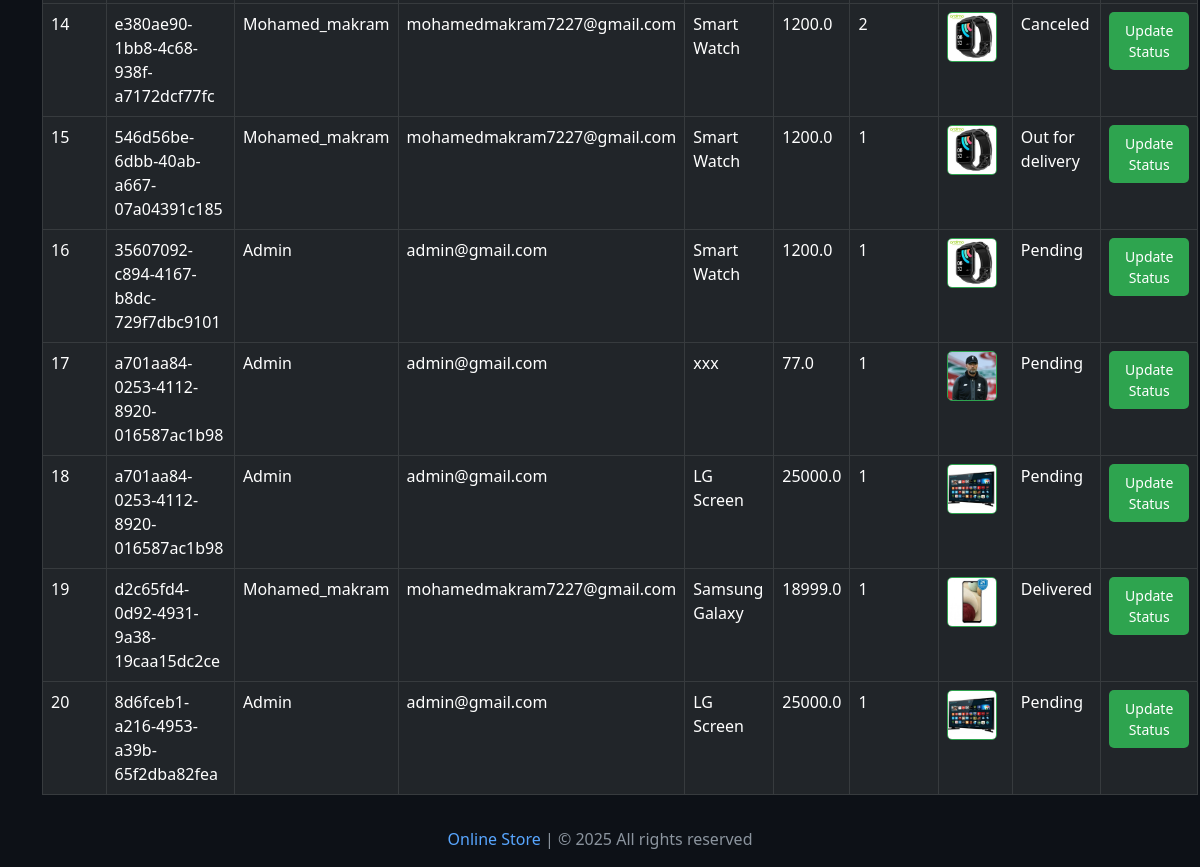
Page /view-orders (signed in, lower part) on the earlier database version.
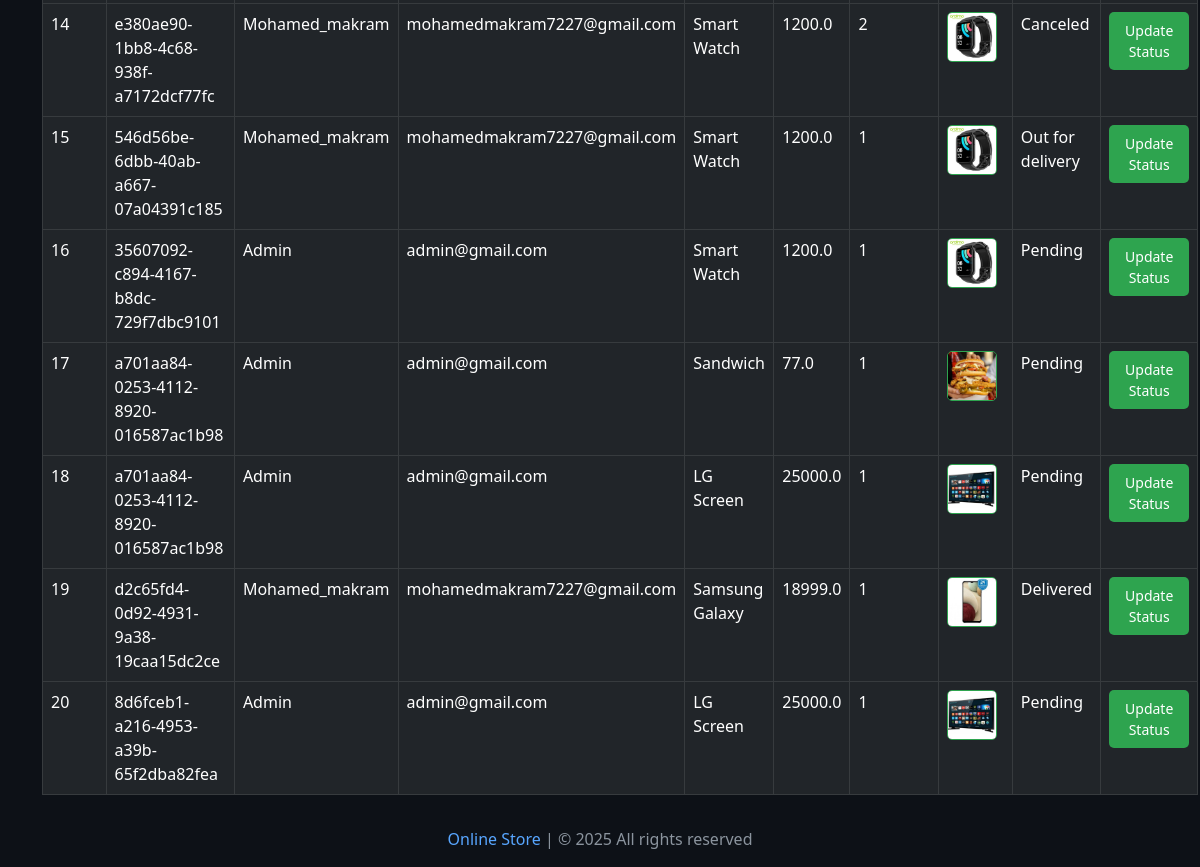
Same page on the later database version.
### website/models.py (models this page shows, shortened)
class Order(db.Model):
    id = db.Column(db.Integer, primary_key=True)
    quantity = db.Column(db.Integer, nullable=False)
    price = db.Column(db.Float, nullable=False)
    status = db.Column(db.String(100), nullable=False)
    payment_id = db.Column(db.String(1000), nullable=False)
    customer_link = db.Column(db.Integer, db.ForeignKey('customer.id'), nullable=False)
    product_link = db.Column(db.Integer, db.ForeignKey('product.id'), nullable=False)

class Product(db.Model):
    id = db.Column(db.Integer, primary_key=True)
    product_name = db.Column(db.String(100), nullable=False)
    current_price = db.Column(db.Float, nullable=False)
    previous_price = db.Column(db.Float, nullable=False)
    in_stock = db.Column(db.Integer, nullable=False)
    product_picture = db.Column(db.String(1000), nullable=False)
    flash_sale = db.Column(db.Boolean, default=False)
    date_added = db.Column(db.DateTime, default=datetime.utcnow)
    carts = db.relationship('Cart', backref=db.backref('product', lazy=True))
    orders = db.relationship('Order', backref=db.backref('product', lazy=True))

class Customer(db.Model, UserMixin):
    id = db.Column(db.Integer, primary_key=True)
    email = db.Column(db.String(100), unique=True)
    username = db.Column(db.String(100))
    password_hash = db.Column(db.String(150))
    date_joined = db.Column(db.DateTime(), default=datetime.utcnow)
    cart_items = db.relationship('Cart', backref=db.backref('customer', lazy=True))
    orders = db.relationship('Order', backref=db.backref('customer', lazy=True))
    @property
    def password(self):
        raise AttributeError('Password is not a readable Attribute')

### website/admin.py (the view)
@admin.route('/view-orders')
@login_required
def order_view():
    if current_user.id == 1:
        orders = Order.query.all()
        return render_template('view_orders.html', orders=orders)
    return render_template('404.html')

### website/__init__.py (called while the page is built)
def create_app():
    app = Flask(__name__)
    app.config['SECRET_KEY'] = 'hbnwdvbn ajnbsjn ahe'
    app.config['SQLALCHEMY_DATABASE_URI'] = f'sqlite:///{DB_NAME}'
    db.init_app(app)
    @app.errorhandler(404)
    def page_not_found(error):
        return render_template('404.html')
    login_manager = LoginManager()
    login_manager.init_app(app)
    login_manager.login_view = 'auth.login'
    @login_manager.user_loader
    def load_user(id):
        return Customer.query.get(int(id))
    from .views import views
    from .auth import auth
    from .admin import admin
    from .models import Customer, Cart, Product, Order
    app.register_blueprint(views, url_prefix='/') # localhost:5000/about-us
    app.register_blueprint(auth, url_prefix='/') # localhost:5000/auth/change-password
    app.register_blueprint(admin, url_prefix='/')
    return app

### website/templates/view_orders.html (shortened to what this page needs)
{% extends 'base.html' %}
{% block body %}
<div class="container mt-5">
    <table class="table table-dark table-hover table-bordered">
        <tbody>
            {% for order in orders %}
            <tr>
                <td>{{ order.id }}</td>
                <td>{{ order.payment_id }}</td>
                <td>{{ order.customer.username }}</td>
                <td>{{ order.customer.email }}</td>
                <td>{{ order.product.product_name }}</td>
                <td>{{ order.price }}</td>
                <td>{{ order.quantity }}</td>
                <td>
                    <img src="{{ order.product.product_picture }}" alt="Product Image"
                         style="height: 50px; width: 50px; border-radius: 5px; object-fit: cover;">
                </td>
                <td>{{ order.status }}</td>
                <td>
                    <a href="/update-order/{{ order.id }}" class="btn btn-custom">Update Status</a>
                </td>
            </tr>
            {% endfor %}
        </tbody>
    </table>
</div>
{% endblock %}

Differences in the rows shown:
changed through a linked row, Order id 17: product.product_name "xxx" → "Sandwich"; product.product_picture: a different picture
